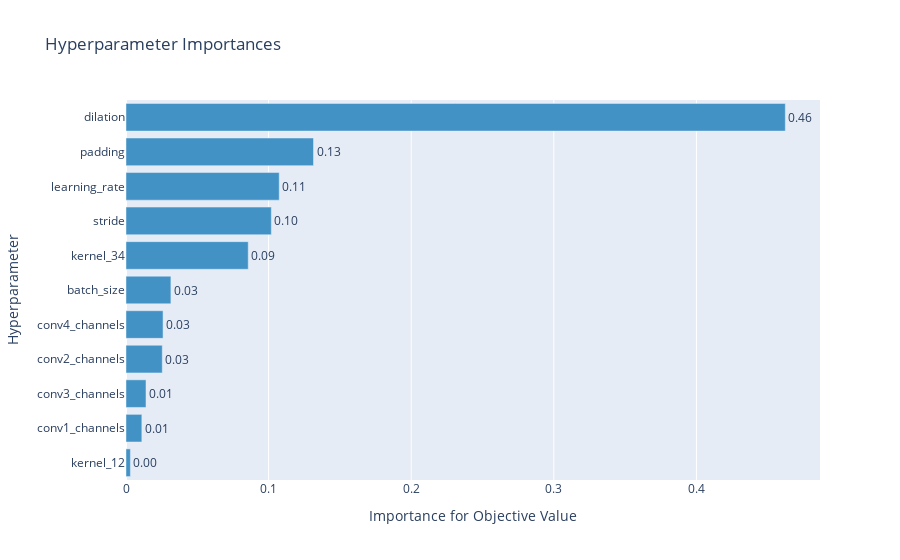

Here is the notebook cell this chart was saved with:
### Code cell
fig = optuna.visualization.plot_param_importances(study)
fig.show()

### Figure 1 — Plotly figure (JSON) as saved in the notebook; plotly's stock layout.template omitted (floating-point values rounded to 4 significant figures)
{"data": [{"cliponaxis": false, "hovertemplate": ["kernel_12 (IntUniformDistribution): 0.0030750665491816294<extra></extra>", "conv1_channels (CategoricalDistribution): 0.011110375482461297<extra></extra>", "conv3_channels (CategoricalDistribution): 0.014025320181935677<extra></extra>", "conv2_channels (CategoricalDistribution): 0.025444381524341867<extra></extra>", "conv4_channels (CategoricalDistribution): 0.025978016759348473<extra></extra>", "batch_size (CategoricalDistribution): 0.03148560443064226<extra></extra>", "kernel_34 (IntUniformDistribution): 0.08571513680678787<extra></extra>", "stride (IntUniformDistribution): 0.10190976809520777<extra></extra>", "learning_rate (CategoricalDistribution): 0.10744045355545305<extra></extra>", "padding (IntUniformDistribution): 0.13148279902385446<extra></extra>", "dilation (CategoricalDistribution): 0.46233307759078557<extra></extra>"], "marker": {"color": "rgb(66,146,198)"}, "orientation": "h", "text": ["0.0030750665491816294", "0.011110375482461297", "0.014025320181935677", "0.025444381524341867", "0.025978016759348473", "0.03148560443064226", "0.08571513680678787", "0.10190976809520777", "0.10744045355545305", "0.13148279902385446", "0.46233307759078557"], "textposition": "outside", "texttemplate": "%{text:.2f}", "type": "bar", "x": [0.003075, 0.01111, 0.01403, 0.02544, 0.02598, 0.03149, 0.08572, 0.1019, 0.1074, 0.1315, 0.4623], "y": ["kernel_12", "conv1_channels", "conv3_channels", "conv2_channels", "conv4_channels", "batch_size", "kernel_34", "stride", "learning_rate", "padding", "dilation"]}], "layout": {"showlegend": false, "title": {"text": "Hyperparameter Importances"}, "xaxis": {"title": {"text": "Importance for Objective Value"}}, "yaxis": {"title": {"text": "Hyperparameter"}}}}
